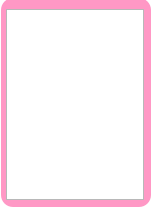
<?xml version="1.0" encoding="UTF-8"?>
<ui version="4.0">
 <class>Effect</class>
 <widget class="QWidget" name="Effect">
  <property name="geometry">
   <rect>
    <x>0</x>
    <y>0</y>
    <width>152</width>
    <height>211</height>
   </rect>
  </property>
  <property name="acceptDrops">
   <bool>true</bool>
  </property>
  <property name="windowTitle">
   <string>Form</string>
  </property>
  <property name="styleSheet">
   <string notr="true">QWidget#Effect{ background-color: transparent;}
QFrame#frame { background-color: rgba(255,80,157,150);
 border-radius: 12px;}</string>
  </property>
  <widget class="QFrame" name="frame">
   <property name="geometry">
    <rect>
     <x>1</x>
     <y>-2</y>
     <width>150</width>
     <height>209</height>
    </rect>
   </property>
   <property name="frameShape">
    <enum>QFrame::StyledPanel</enum>
   </property>
   <property name="frameShadow">
    <enum>QFrame::Raised</enum>
   </property>
   <widget class="QLabel" name="label">
    <property name="geometry">
     <rect>
      <x>12</x>
      <y>2</y>
      <width>81</width>
      <height>20</height>
     </rect>
    </property>
    <property name="text">
     <string/>
    </property>
   </widget>
   <widget class="QListWidget" name="EffectListWidget">
    <property name="geometry">
     <rect>
      <x>5</x>
      <y>11</y>
      <width>138</width>
      <height>191</height>
     </rect>
    </property>
    <property name="mouseTracking">
     <bool>true</bool>
    </property>
   </widget>
  </widget>
 </widget>
 <resources/>
 <connections/>
</ui>
